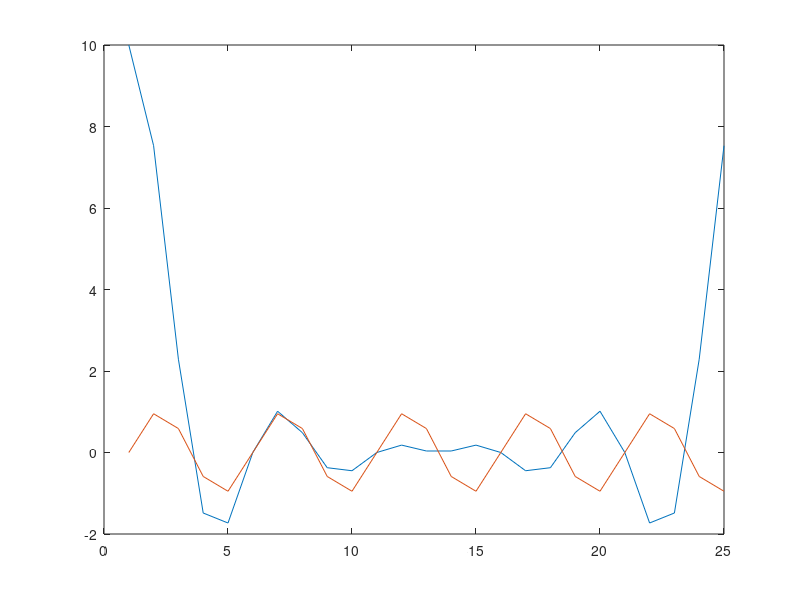
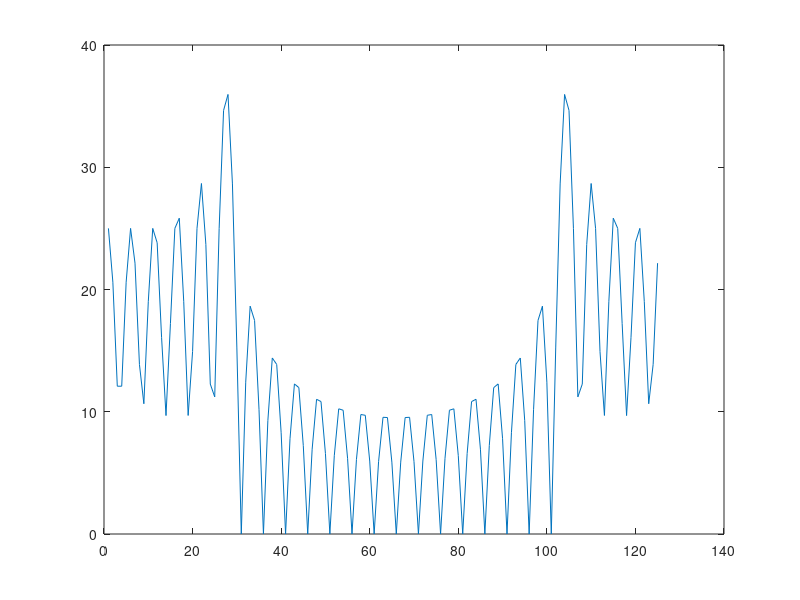
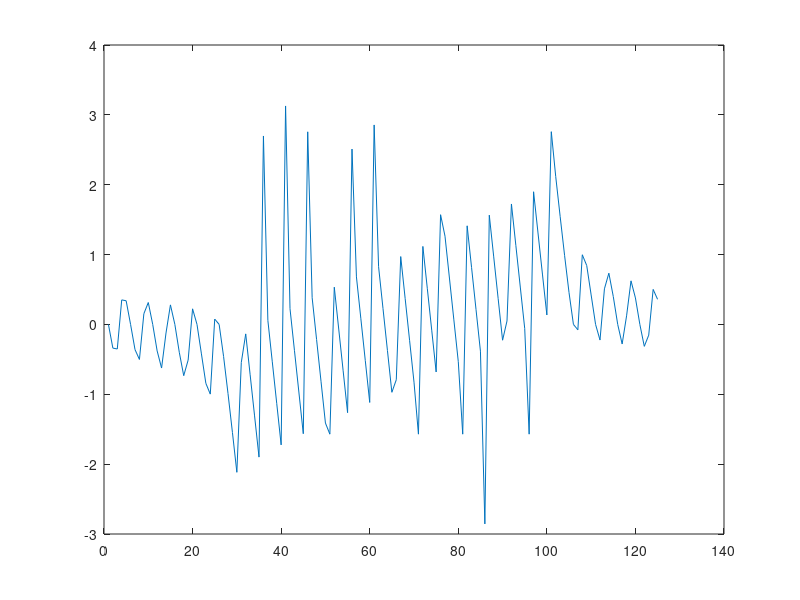
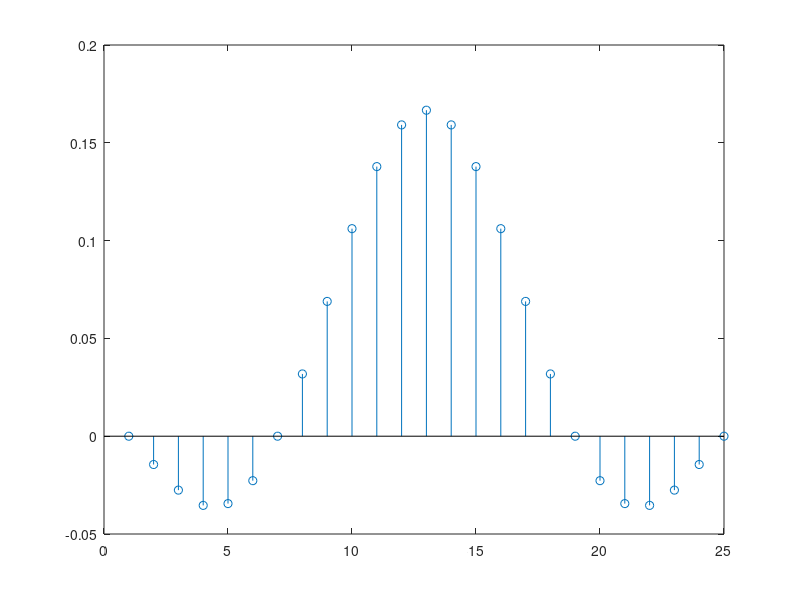

MATLAB code for these plots, in order:
%% Problem 10.1 a
h_w = [ones(1,5) zeros(1,15) ones(1,5)]
h_n = fft(h_w)

figure()
plot(real(h_n))
hold on
plot(imag(h_n))

h_n = [h_n zeros(1,100)]
h_w = fft(h_n)
figure()
plot(abs(h_w))
figure()
plot(angle(h_w))

%% trial 2
close all
N = 25;
pos = zeros(1,N);
h_n = zeros(1,N);

mid = 12;

for n = 1:N
    pos(n) = (n-1)/N*pi*2;
    if (n-1-mid)==0
        h_n(n) = 1/6;
    else
        h_n(n) = sin(pi/6*(n-1-mid))/(pi*(n-1-mid));
    end
end

figure()
stem(h_n)
h_w = fft(h_n);
figure()
% plot(abs(h_w))
plot(pos, 10.*log10(abs(h_w)))
figure()
stem(pos, angle(h_w))
